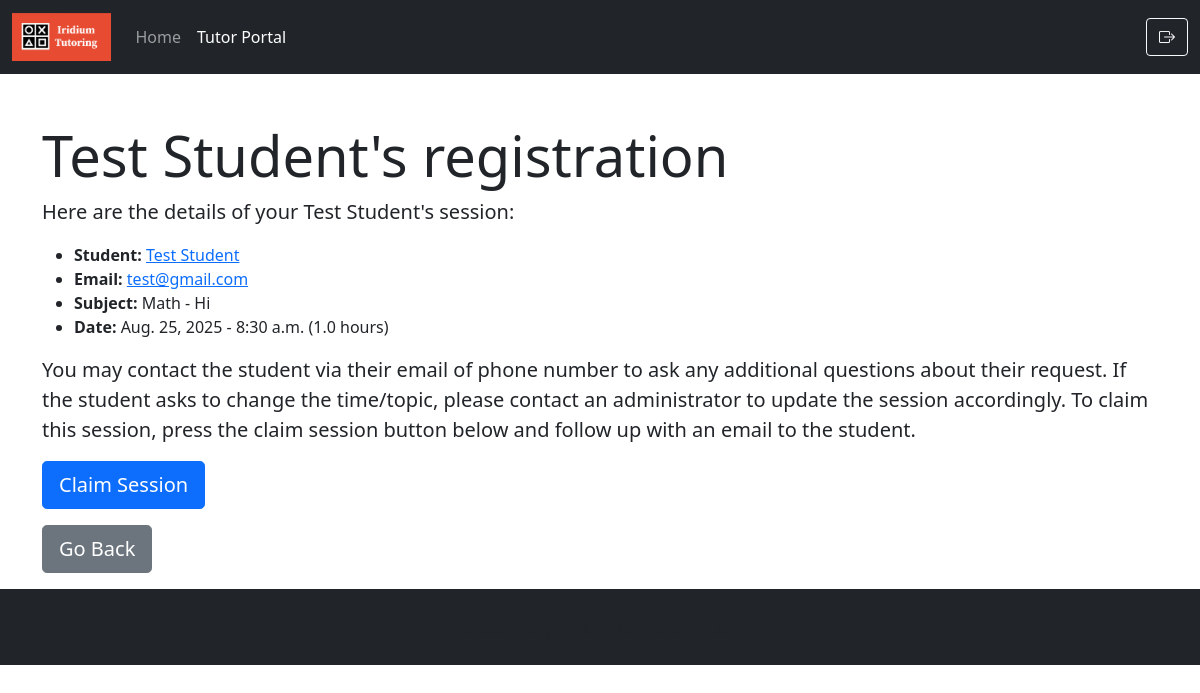
The page /tutorPortal/session-tutor/6/ (signed in) on the database its author committed.
### tutoring_student/models.py (models this page shows, shortened)
class TutoringSession(models.Model):
    date = models.DateField("Date of Session")
    time = models.TimeField("Time of Session")
    duration = models.DecimalField("Duration of Session (Hours)", max_digits = 2, decimal_places = 1, validators=[MaxValueValidator(1.5)] )
    subject = models.CharField(max_length=100)
    description = models.TextField("Further Description of Student Needs")
    gradeLevel = models.CharField(max_length=100)
    preferredPlatform = models.CharField(default="Zoom", max_length=100)
    student = models.ForeignKey(Student, on_delete=models.CASCADE)
    tutor = models.ForeignKey(Tutor, on_delete=models.CASCADE, null=True, blank=True)

class Student(models.Model):
    user = models.OneToOneField(User, on_delete=models.CASCADE)
    studentName = models.CharField(max_length=100)
    email = models.EmailField("Email Address")
    password = models.CharField(max_length=100, default="123456")
    phone = models.CharField(max_length=15, null=True, blank=True)
    location = models.CharField(max_length=100, null=True, blank=True)
    howDidYouHear = models.CharField(max_length=100, null=True, blank=True)
    additionalComments = models.TextField(null=True, blank=True)

### tutoring_student/views.py (the view, shortened to what this page needs)
# urls.py: path("tutorPortal/session-tutor/<int:session_id>/", views.session_details_tutor, name="session_details_tutor"),
@user_passes_test(check_tutor)
def session_details_tutor(request, session_id):
    tutor = None
    try:
        tutor = Tutor.objects.get(user=request.user)
    except Tutor.DoesNotExist:
        tutor = None
    session = get_object_or_404(TutoringSession, pk=session_id)
    if session is None:
        raise Http404("Session does not exist")
    context = {"tutoringSession": session, "tutor" : tutor}
    return render(request, "tutoring_student/session-tutor.html", context)

### tutoring_student/views.py (called while the page is built)
def check_tutor(user):
    if user is None or not user.is_authenticated:
        return False
    else:
        try:
            tutor = Tutor.objects.get(user=user)
            if tutor is not None:
                return True
            else:
                return False
        except Tutor.DoesNotExist:
            return False

### tutoring_student/templates/tutoring_student/session-tutor.html (shortened to what this page needs)
<!DOCTYPE html>
<html>
  <head>
    <link
      href="https://cdn.jsdelivr.net/npm/bootstrap@5.0.2/dist/css/bootstrap.min.css"
      rel="stylesheet"
    />
    <link href='https://cdn.jsdelivr.net/npm/bootstrap-icons@1.8.1/font/bootstrap-icons.css' rel='stylesheet'>
  </head>
  <body>
    {% load static %}
    <nav class="navbar navbar-expand-lg navbar-dark bg-dark navbar-inverse">
        <div class="container-fluid">
          <a class="navbar-brand" href="https://www.iridiumtutoring.org"><img src="{% static 'tutoring_student/images/iridiumbannerheader.png' %}" class="img-fluid" style="height: 3rem" alt="Iridium Tutoring Logo" /></a>
          <div class="collapse navbar-collapse" id="navbarNavAltMarkup">
            <div class="navbar-nav">
              <a class="nav-link" href="{% url 'tutoring_student:index' %}">Home</a>
              <a class="nav-link active" aria-current="page" href="{% url 'tutoring_student:tutorView' %}">Tutor Portal</a>
           </div>
          </div>
            <div class="nav navbar-nav ml-auto mr-0">
              {% if user %}
              <a href="{% url 'tutoring_student:tutor_logout' %}">
                  <button class="btn btn-outline-light"><i class="bi bi-box-arrow-right"></i></button>
              </a>
              {% endif %}
            </div>
        </div>
      </nav>
    <div class="container mt-lg-5">
      {% if error_message %}
          <div class="alert alert-danger">
              <h3>{{ error_message }}</h3>
          </div>
          {% if button %}
            <a class="btn btn-primary btn-lg" href="{% url 'tutoring_student:index' %}" role="button">Back to Home</a>
          {% endif %}
      {% else %}
          {% if tutoringSession %}
              <div class="jumbotron">
                  <h2 class="display-4">{{ tutoringSession.student.studentName }}'s registration</h2>
                  <p class="lead">Here are the details of your {{ tutoringSession.student.studentName }}'s session:</p>
                  <ul>
                      <li><strong>Student:</strong> <a class="link-offset-3" href="{% url 'tutoring_student:student_details' tutoringSession.student.id %}" >{{ tutoringSession.student.studentName }}</a></li>
                      <li><strong>Email:</strong> <a href="mailto:{{tutoringSession.student.email}}">{{tutoringSession.student.email}}</a></li>
                      <li><strong>Subject:</strong> {{ tutoringSession.subject }} - {{ tutoringSession.description }}</li>
                      <li><strong>Date:</strong> {{ tutoringSession.date }} - {{ tutoringSession.time }} ({{ tutoringSession.duration }} hours)</li>
                  </ul>
                  {% if not tutoringSession.tutor %}
                  <p class="lead">You may contact the student via their email of phone number to ask any additional questions about their request. If the student asks to change the time/topic, please contact an administrator to update the session accordingly. To claim this session, press the claim session button below and follow up with an email to the student.</p>
                  <form method="post" action="{% url 'tutoring_student:session_details_tutor' tutoringSession.id%}">
                    <button type="submit" class="btn btn-primary btn-lg" role="button">Claim Session</button>
                  </form>
                  {% elif tutoringSession.tutor.tutorName == tutor.tutorName and tutoringSession.tutor.email == tutor.email %}
                  <form method="post" action="{% url 'tutoring_student:session_details_tutor' tutoringSession.id%}">
                    {% csrf_token %}
                    <input type="hidden" name="claim" value="False">
                    <button type="submit" class="btn btn-primary btn-lg" role="button">Unclaim Session</button>
                  </form>
                  {% else %}
                  <p class="lead">{{tutoringSession.tutor.tutorName}} has signed up for this session.</p>
                  {% endif %}
                  <a class="btn btn-secondary btn-lg mt-3" href="{% url 'tutoring_student:tutorView' %}" role="button">Go Back</a>
              </div>
          {% endif %}
      {% endif %}
  </div>
  {% include 'tutoring_student/footer.html' %}
  </body>
</html>

### rows shown on the page
TutoringSession: student.studentName "Test Student", student.email "test@gmail.com", subject "Math", description "Hi", date "Aug. 25, 2025", time "8:30 a.m.", duration "1.0"
